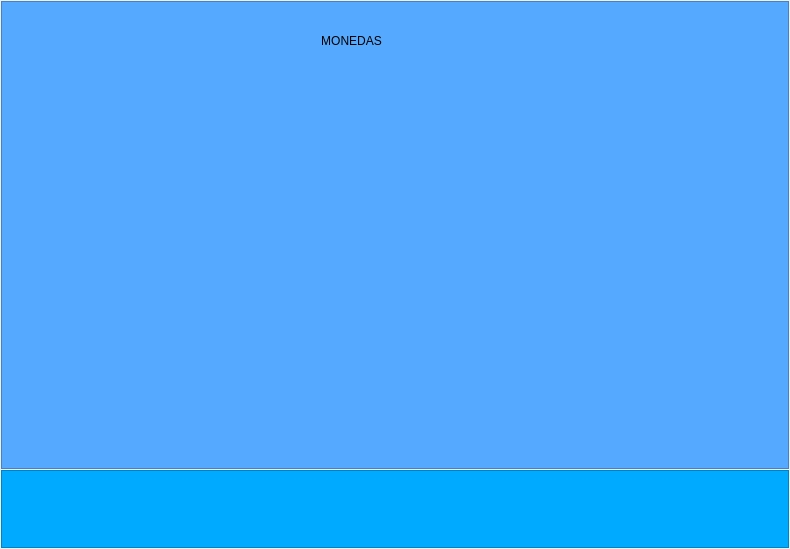
             <widget class="QWidget" name="page_ark_currencies">
              <property name="minimumSize">
               <size>
                <width>790</width>
                <height>549</height>
               </size>
              </property>
              <layout class="QVBoxLayout" name="verticalLayout_21" stretch="6,1">
               <property name="spacing">
                <number>1</number>
               </property>
               <property name="leftMargin">
                <number>1</number>
               </property>
               <property name="topMargin">
                <number>1</number>
               </property>
               <property name="rightMargin">
                <number>1</number>
               </property>
               <property name="bottomMargin">
                <number>1</number>
               </property>
               <item>
                <widget class="QFrame" name="frame_form_currencies">
                 <property name="styleSheet">
                  <string notr="true">/* Estilo del marco */
QFrame {
    background-color: rgb(85, 170, 255);
   
}
</string>
                 </property>
                 <property name="frameShape">
                  <enum>QFrame::Shape::StyledPanel</enum>
                 </property>
                 <property name="frameShadow">
                  <enum>QFrame::Shadow::Raised</enum>
                 </property>
                 <widget class="QLabel" name="label_titel_currencies">
                  <property name="geometry">
                   <rect>
                    <x>280</x>
                    <y>30</y>
                    <width>141</width>
                    <height>20</height>
                   </rect>
                  </property>
                  <property name="frameShadow">
                   <enum>QFrame::Shadow::Plain</enum>
                  </property>
                  <property name="text">
                   <string>MONEDAS</string>
                  </property>
                  <property name="alignment">
                   <set>Qt::AlignmentFlag::AlignCenter</set>
                  </property>
                 </widget>
                </widget>
               </item>
               <item>
                <widget class="QFrame" name="frame_actbar_currencies">
                 <property name="styleSheet">
                  <string notr="true">/* Estilo del marco */
QFrame {
    background-color: rgb(0, 170, 255);
   
}</string>
                 </property>
                 <property name="frameShape">
                  <enum>QFrame::Shape::StyledPanel</enum>
                 </property>
                 <property name="frameShadow">
                  <enum>QFrame::Shadow::Raised</enum>
                 </property>
                </widget>
               </item>
              </layout>
             </widget>
